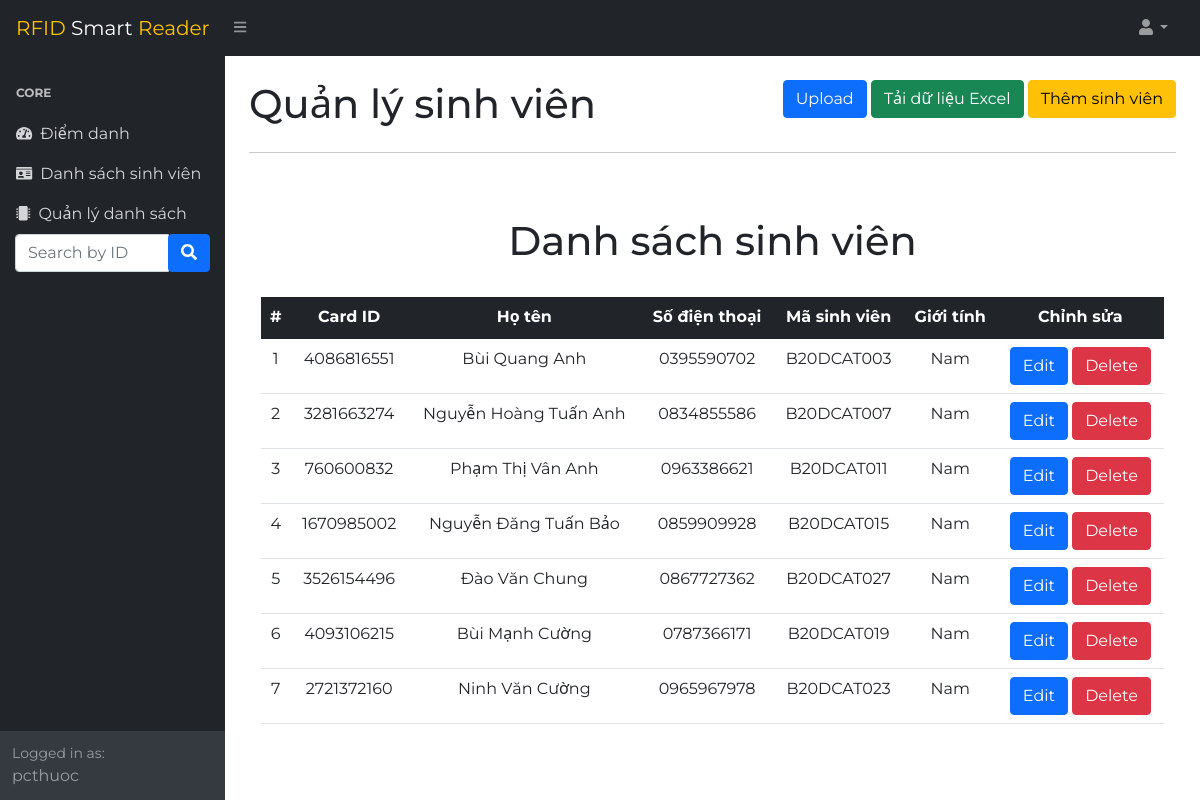
Page /manage/ (signed in) on the committed database.
### attendance/models.py (models this page shows, shortened)
class Student(models.Model):
    card_id = models.IntegerField(unique=True)
    name = models.CharField(max_length=50, blank=True, null=True)
    masv = models.CharField(max_length=50, blank=True, null=True)
    phone = models.CharField(max_length=50, blank=True, null=True)
    sex = models.CharField(max_length=7, blank=True, null=True)
    email = models.EmailField(blank=True, null=True)
    birth_date = models.DateField(blank=True, null=True)

### attendance/views.py (the view)
# urls.py: path('manage/', views.manage , name = 'manage'),
def manage(request):
    users = Student.objects.all().order_by('id')
    context = {'users': users}
    return render(request, 'attendance/manage.html', context)

### rfid_project/Middleware.py (called while the page is built)
    def __call__(self, request):
        response = self.get_response(request)
        if not request.user.is_authenticated and request.path != '/login/' and request.path != '/process/':
            return redirect('login')
        return response

### attendance/templates/attendance/manage.html (shortened to what this page needs)
{% extends 'attendance/basic.html' %}
{% block body %}
<div class="d-flex">
    <div>
        <h1 class="mt-4">Quản lý sinh viên</h1>
    </div>
    <div class="ms-auto mt-4">
        <button type="button" class="btn btn-primary" data-bs-toggle="modal"
            data-bs-target="#uploadModal">Upload</button>
        <button type="button" id="download-excel-btn" class="btn btn-success">Tải dữ liệu Excel</button>
        <button type="button " class="btn btn-warning" data-bs-toggle="modal" data-bs-target="#CreateFormModal"
            id="CreateDevice">
            Thêm sinh viên
        </button>
    </div>
</div>
<hr>
<div class="container-fluid text-center">
    <br>
    <h1 class="mt-4">Danh sách sinh viên</h1>
    <br>
    <div class="table-responsive" style="height: 100%;">
        <table class="table">
            <thead class="table-dark">
                <TR>
                    <th scope="col">#</th>
                    <th scope="col">Card ID</TH>
                    <th scope="col">Họ tên</TH>
                    <th scope="col">Số điện thoại</TH>
                    <th scope="col">Mã sinh viên</TH>
                    <th scope="col">Giới tính</TH>
                    <th scope="col">Chỉnh sửa </TH>
                </TR>
            </thead>
            <tbody id="manage" class="manage">
                {% for user in users %}
                <tr>
                    <td>{{ forloop.counter }}</td>
                    <td>{{ user.card_id }}</td>
                    <td>{{ user.name|default:"None" }}</td>
                    <td>{{ user.phone|default:"None" }}</td>
                    <td>{{ user.masv|default:"None" }}</td>
                    <td>
                        {% if user.sex == "male" %}
                        Nam
                        {% elif user.sex == "female" %}
                        Nữ
                        {% else %}
                        Khác
                        {% endif %}
                    </td>
                    <td>
                        <button class="edit-btn btn btn-primary btn-xs" type="button"
                            data-user-card-id="{{ user.card_id }}" data-user-name="{{ user.name }}"
                            data-user-masv="{{ user.masv }}" data-user-phone="{{ user.phone }}"
                            data-user-sex="{{ user.sex }}" data-user-email="{{ user.email }}">Edit</button>
                        <button class="btn btn-danger btn-xs" type="button"
                            onclick="removeItem('{{ user.card_id }}')">Delete</button>
                    </td>
                </tr>
                {% endfor %}
            </tbody>
        </table>
    </div>
</div>
{% endblock %}

### attendance/templates/attendance/basic.html (shortened to what this page needs)
{% load static %}
<!DOCTYPE html>
<html lang="en">
<head>
    <link href="https://cdn.jsdelivr.net/npm/bootstrap@5.1.1/dist/css/bootstrap.min.css" rel="stylesheet"
>
    <link href="{% static 'dashboard.css' %}" rel="stylesheet" />
</head>
<body class="sb-nav-fixed">
    <nav class="sb-topnav navbar navbar-expand navbar-dark bg-dark">
        <a class="navbar-brand ps-3" href="{% url 'index' %}">RFID <span class="text-white">Smart</span> Reader </a>
        <button class="btn btn-link btn-sm order-1 order-lg-0 me-4 me-lg-0" id="sidebarToggle" href="#!"><i
                class="fas fa-bars"></i></button>
        <ul class="navbar-nav ms-auto ms-md-0 me-3 me-lg-4">
            <li class="nav-item dropdown">
                <a class="nav-link dropdown-toggle" id="navbarDropdown" href="#" role="button" data-bs-toggle="dropdown"
                    aria-expanded="false"><i class="fas fa-user fa-fw"></i></a>
            </li>
        </ul>
    </nav>
    <div id="layoutSidenav">
        <div id="layoutSidenav_nav">
            <nav class="sb-sidenav accordion sb-sidenav-dark" id="sidenavAccordion">
                <div class="sb-sidenav-menu">
                    <div class="nav">
                        <div class="sb-sidenav-menu-heading">Core</div>
                        <a class="nav-link" href="/home">
                            <div class="sb-nav-link-icon"><i class="fas fa-tachometer-alt"></i></div>
                            Điểm danh
                        </a>
                        <a class="nav-link" href="/users">
                            <div class="sb-nav-link-icon"><i class="fa fa-id-card" aria-hidden="true"></i></div>
                            Danh sách sinh viên
                        </a>
                        <a class="nav-link" href="/manage">
                            <div class="sb-nav-link-icon"><i class="fa fa-microchip" aria-hidden="true"></i></div>
                            Quản lý danh sách
                        </a>
                        <form action="/searchuser/" method="POST" class="sb-sidenav-menu"
                            style="margin-right: 15px; margin-left: 15px;">{% csrf_token %}
                            <div class="input-group justify-content-between">
                                <input class="form-control mr-sm-2" name="search" type="search"
                                placeholder="Search by ID" aria-label="Search">
                                <div class="input-group-append">
                                    <button class="btn btn-primary" type="submit"><i class="fas fa-search"></i></button>
                                </div>
                            </div>
                        </form>
                    </div>
                </div>
                <div class="sb-sidenav-footer">
                    <div class="small">Logged in as:</div>
                    {{request.user}}
                </div>
            </nav>
        </div>
        <div id="layoutSidenav_content">
            <main>
                <div class="container-fluid px-4 pb-5">
                    {% block body %}{% endblock %}
                </div>
            </main>
        </div>
    </div>
</body>
</html>

### rows in the picture
Student: card_id "4086816551", name "Bùi Quang Anh", phone "0395590702", masv "B20DCAT003", sex "Nam"
Student: card_id "3281663274", name "Nguyễn Hoàng Tuấn Anh", phone "0834855586", masv "B20DCAT007", sex "Nam"
Student: card_id "760600832", name "Phạm Thị Vân Anh", phone "0963386621", masv "B20DCAT011", sex "Nam"
Student: card_id "1670985002", name "Nguyễn Đăng Tuấn Bảo", phone "0859909928", masv "B20DCAT015", sex "Nam"
Student: card_id "3526154496", name "Đào Văn Chung", phone "0867727362", masv "B20DCAT027", sex "Nam"
Student: card_id "4093106215", name "Bùi Mạnh Cường", phone "0787366171", masv "B20DCAT019", sex "Nam"
Student: card_id "2721372160", name "Ninh Văn Cường", phone "0965967978", masv "B20DCAT023", sex "Nam"

### other values in the picture
{{ request.user }} "pcthuoc"
